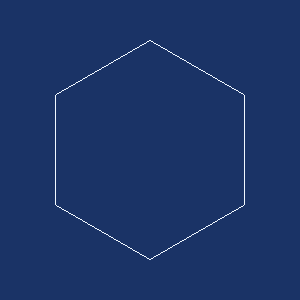

The Python source for this figure:
#!/usr/bin/env python

# Draw a closed hexagonal polyline using vtkCellArray line cells.

import math

# Factory overrides: importing these modules registers the OpenGL rendering
# and interaction style implementations for vtkRenderingCore factory classes.
import vtkmodules.vtkInteractionStyle  # noqa: F401
import vtkmodules.vtkRenderingOpenGL2  # noqa: F401
# VTK pipeline classes used in this example
from vtkmodules.vtkCommonCore import vtkPoints
from vtkmodules.vtkCommonDataModel import (
    vtkCellArray,
    vtkPolyData,
)
from vtkmodules.vtkRenderingCore import (
    vtkActor,
    vtkPolyDataMapper,
    vtkRenderWindow,
    vtkRenderWindowInteractor,
    vtkRenderer,
)

# Colors (normalized RGB)
alice_blue_rgb = (0.941, 0.973, 1.0)
background_rgb = (0.102, 0.2, 0.4)

# Data: six vertices of a regular hexagon
c = math.cos(math.pi / 6)
points = vtkPoints()
points.SetNumberOfPoints(6)
points.SetPoint(0, 0.0, -1.0, 0.0)
points.SetPoint(1, c, -0.5, 0.0)
points.SetPoint(2, c, 0.5, 0.0)
points.SetPoint(3, 0.0, 1.0, 0.0)
points.SetPoint(4, -c, 0.5, 0.0)
points.SetPoint(5, -c, -0.5, 0.0)

# Polyline: closed loop through all six vertices and back to start
lines = vtkCellArray()
lines.InsertNextCell(7)
lines.InsertCellPoint(0)
lines.InsertCellPoint(1)
lines.InsertCellPoint(2)
lines.InsertCellPoint(3)
lines.InsertCellPoint(4)
lines.InsertCellPoint(5)
lines.InsertCellPoint(0)

# Assemble the polydata
poly_data = vtkPolyData()
poly_data.SetPoints(points)
poly_data.SetLines(lines)

# Mapper: map the polyline to graphics primitives
mapper = vtkPolyDataMapper()
mapper.SetInputData(poly_data)

# Actor: set visual properties and color
actor = vtkActor()
actor.SetMapper(mapper)
actor.GetProperty().SetColor(alice_blue_rgb)

# Renderer: assemble the scene
renderer = vtkRenderer()
renderer.AddActor(actor)
renderer.SetBackground(background_rgb)

# Window: display the rendered scene
render_window = vtkRenderWindow()
render_window.AddRenderer(renderer)
render_window.SetWindowName("hexagonal poly line")
render_window.SetMultiSamples(0)
render_window.SetSize(300, 300)

# Interactor: handle mouse and keyboard events
render_window_interactor = vtkRenderWindowInteractor()
render_window_interactor.SetRenderWindow(render_window)

# Scene: configure the camera
renderer.ResetCamera()

render_window_interactor.Initialize()
render_window_interactor.Start()
